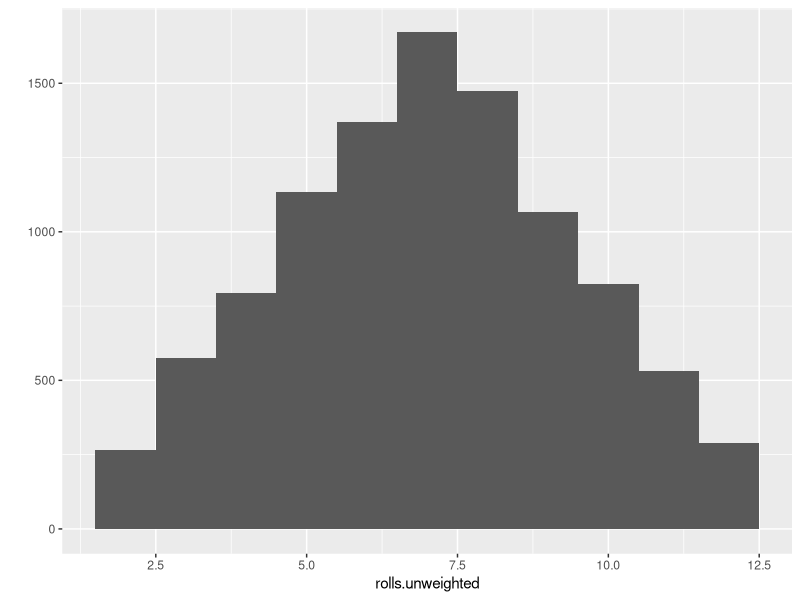

Write the R code that produced this figure. (Note: this script raises an error after producing the figure.)
library(ggplot2)
library(fansi)
library(dplyr)
library(tidyverse)
library(farver)

# Creating die

die <- 1:6

dice <- sample(die, size = 2, replace = TRUE)
sum(dice)

roll <- function() {
  die <- 1:6
  dice <- sample(die, size = 2, replace = TRUE)
  sum(dice)
}

roll()


rolls.unweighted <- replicate(10000, roll())
qplot(rolls.unweighted, binwidth = 1)

# Creating and rolling weighted die

roll.weighted <- function() {
  die <- 1:6
  dice <- sample(die, size = 2, replace = TRUE, 
                 prob = c(1/8, 1/8, 1/8, 1/8, 1/8, 3/8))
  sum(dice)
}


rolls.weighted <- replicate(10000, roll.weighted())
qplot(rolls, binwidth = 1)
